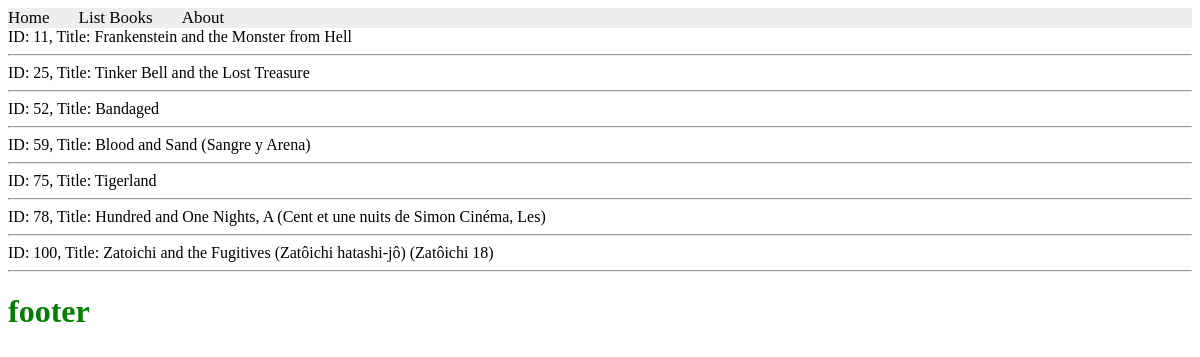
The app's page /books/booklist/ with its own data.
### apps/bookmodule/models.py (models this page shows)
class Book(models.Model):
    title = models.CharField(max_length = 50)
    author = models.CharField(max_length = 50)
    price = models.FloatField(default = 0.0)
    edition = models.SmallIntegerField(default = 1)

### apps/bookmodule/views.py (the view)
# urls.py: path('booklist/', views.simple_query, name= "books.query"),
def simple_query(request):
    mybooks = Book.objects.filter(title__icontains='and') # <- multiple objects
    return render(request, 'bookmodule/bookList.html', {'books':mybooks})

### apps/templates/bookmodule/bookList.html (shortened to what this page needs)
{% extends "layouts/base.html" %}
{% load static %}
{% block content %}
{% for obj in books %}
ID: {{obj.id}}, Title: {{obj.title}}
<hr>
{% endfor %}
</body>
</html>
 {% endblock%}

### records on screen
Book: id "11", title "Frankenstein and the Monster from Hell"
Book: id "25", title "Tinker Bell and the Lost Treasure"
Book: id "52", title "Bandaged"
Book: id "59", title "Blood and Sand (Sangre y Arena)"
Book: id "75", title "Tigerland"
Book: id "78", title "Hundred and One Nights, A (Cent et une nuits de Simon Cinéma, Les)"
Book: id "100", title "Zatoichi and the Fugitives (Zatôichi hatashi-jô) (Zatôichi 18)"
